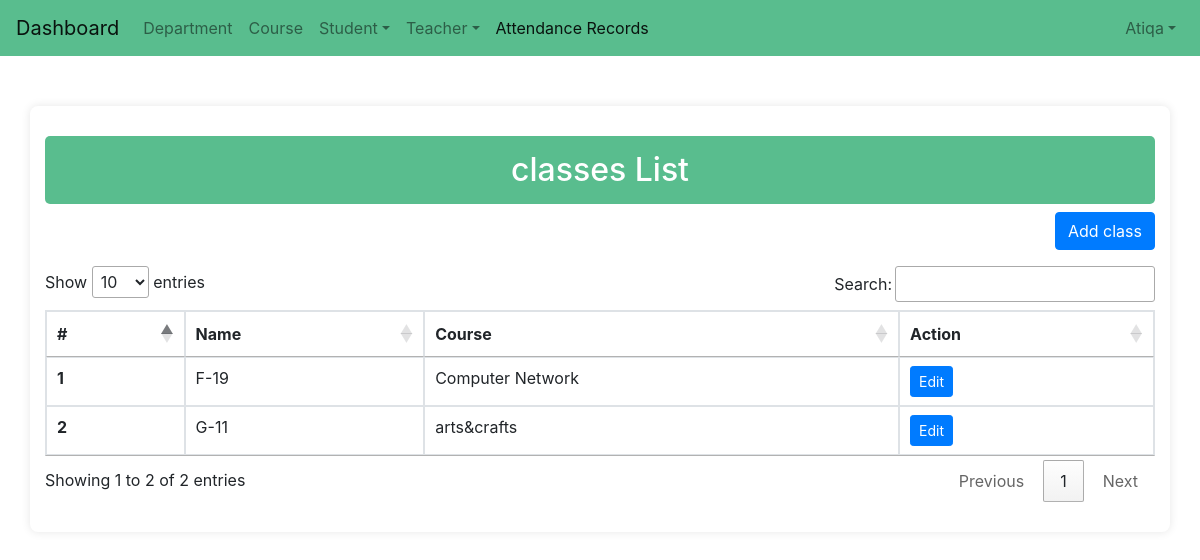
Screenshot of /classes_list/ (signed in) with the database file from the repository.
### attandance/models.py (models this page shows, shortened)
class CustomUser(AbstractUser):
    full_name = models.CharField(max_length=100, null=True)
    phone_number = models.CharField(max_length=15, blank=True, null=True)
    role = models.CharField(max_length=50, null=True)
    date_of_creation = models.DateField(auto_now_add=True, null=True)
    last_login_date = models.DateField(blank=True, null=True)
    is_super_admin = models.BooleanField(default=False)
    student = models.ForeignKey(Student, on_delete=models.CASCADE, null=True, blank=True)
    objects = CustomUserManager()

class Classes(models.Model):
    classes_id = models.CharField(max_length=100, null=True)
    name = models.CharField(max_length=255, unique=True)
    courses = models.ForeignKey(Courses, on_delete=models.CASCADE)
    created_on = models.DateTimeField(auto_now_add=True)
    updated_on = models.DateTimeField(auto_now=True)

class Courses(models.Model):
    course_id = models.CharField(max_length=100, null=True)
    name = models.CharField(max_length=255, )
    department = models.ForeignKey(Department, on_delete=models.CASCADE)
    created_on = models.DateTimeField(auto_now_add=True)
    updated_on = models.DateTimeField(auto_now=True)

### attandance/views.py (the view)
# urls.py: path('classes_list/', views.classes_list , name = 'classes_list'),
@login_required(login_url='home')
def classes_list(request):
    classes = Classes.objects.all()
    context = {
        'classes': classes,
    }
    return render(request , 'admin/class/classes_list.html',context)

### templates/admin/class/classes_list.html (shortened to what this page needs)
<!DOCTYPE html>
<html lang="en">
{% load static %}
<head>
</head>
<body>
    {% include 'navbar.html' %}
    <div class="container">
        <h2 class="text-center">classes List</h2>
        <div class="text-right mb-3">
            <a class="btn btn-primary" href="{% url 'classes_add' %}">Add class</a>
        </div>
        <table class="table table-bordered" id="classesList">
            <thead>
                <tr>
                    <th>#</th>
                    <th>Name</th>
                    <th>Course</th>
                    <th>Action</th>
                </tr>
            </thead>
            <tbody>
                {% for i in classes %}
                <tr>
                    <th scope="row">{{ forloop.counter }}</th>
                    <td>{{ i.name }}</td>
                    <td>{{ i.courses.name }}</td>
                    <td class="action-buttons">
                       <a class="btn btn-primary btn-sm" href="{% url 'classes_update' i.pk %}">Edit</a>
                    </td>
                </tr>
                {% endfor %}
            </tbody>
        </table>
    </div>
</body>
</html>

### templates/navbar.html (shortened to what this page needs)
<html lang="en">
<head>
  <link rel="stylesheet" href="https://maxcdn.bootstrapcdn.com/bootstrap/4.5.2/css/bootstrap.min.css">
  <link rel="stylesheet" href="https://cdn.datatables.net/1.13.6/css/jquery.dataTables.min.css">
  <link href="https://cdnjs.cloudflare.com/ajax/libs/select2/4.1.0/css/select2.min.css" rel="stylesheet" />
  <link rel="stylesheet" href="https://cdnjs.cloudflare.com/ajax/libs/font-awesome/5.15.3/css/all.min.css">
</head>
<body>
  <nav class="navbar navbar-expand-lg navbar-light" style="background: #59bd8e;">
    <a class="navbar-brand" href="/dashboard">Dashboard</a>
    <div class="collapse navbar-collapse" id="navbarSupportedContent">
      <ul class="navbar-nav mr-auto">
        <li class="nav-item ">
          <a class="nav-link" href="{% url 'department_list' %}">Department</a>
        </li>
        <li class="nav-item ">
          <a class="nav-link" href="{% url 'courses_list' %}">Course</a>
        </li>
        <li class="nav-item dropdown">
          <a class="nav-link dropdown-toggle" data-toggle="dropdown" href="#">Student</a>
        </li>
        <li class="nav-item dropdown">
          <a class="nav-link dropdown-toggle" data-toggle="dropdown" href="#">Teacher</a>
        </li>
        <li class="nav-item active">
          <a class="nav-link" href="/upload_and_filter_attendance">Attendance Records
       </a>
        </li>
      </ul>
      <ul class="navbar-nav ml-auto">
        {% if user.username is not None %}
        <li class="nav-item dropdown custom-dropdown">
          <a class="nav-link dropdown-toggle" data-toggle="dropdown" href="#">{{ user.username|capfirst }}</a>
        </li>
        {% endif %}
      </ul>
    </div>
</nav>
</body>
</html>

### templates/admin/class/classes_list.html (style rules this page uses)
body { background-color: #f8f9fa; font-family: Arial, sans-serif; }
.container { max-width: 800px; background: #ffffff; padding: 30px; border-radius: 8px; box-shadow: 0 0 10px rgba(0, 0, 0, 0.1); margin-top: 50px; }
h2 { background-color: #59bd8e; color: white; padding: 15px; border-radius: 5px; font-size: 1.5rem; text-align: center; }
.btn-primary { background-color: #59bd8e; border: none; border-radius: 5px; padding: 10px 20px; font-size: 1rem; }

### rows the page displays
CustomUser: username "Atiqa"
Classes: name "F-19", courses.name "Computer Network"
Classes: name "G-11", courses.name "arts&crafts"
